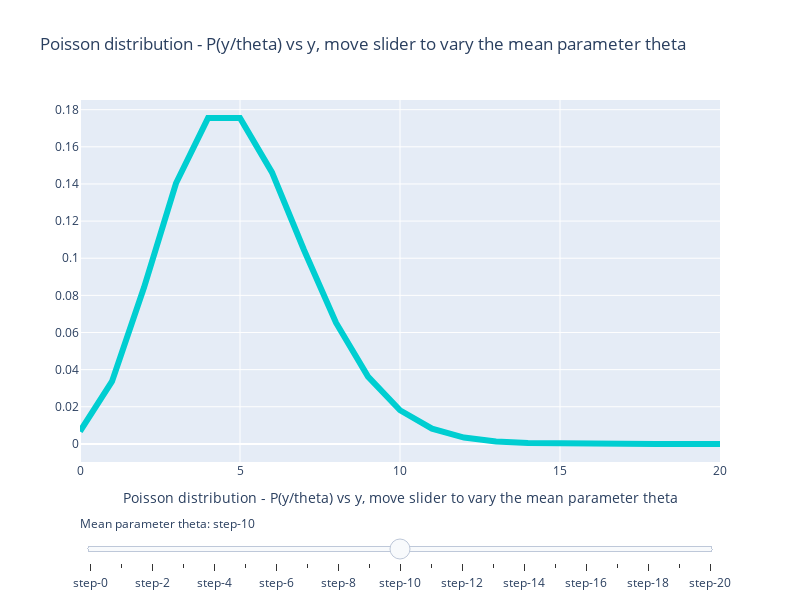

Notebook cell for this chart:
### Markdown cell above
## Poisson distributions are discrete distributions that indicate the probability of a number of events

## P(y|$\theta$) = $\theta^y \cdot e^{-\theta} / y! $

#### The mean and variance of a Poisson distribution are both given by $\theta$, resulting in the distribution growing wider as the mean moves away from zero.

#### If we notice 'n' observations that are drawn from a distribution with the underlying parameter $\theta$, the joint distribution for this can be written as

#### $P(Y_1 = y_1, Y_2 = y_2, ... Y_n = y_n) =  \theta^{\sum y_i} e^{-n \theta} / (y_1! ... y_n!)$

### Code cell
def poisson_vector(theta, args):
    y_range_steps = args['y_range_steps']
    y_end = args['y_end']
    y =  np.linspace(0,y_end,y_range_steps+1)
    
    p_theta = (theta**y * np.exp(-theta)) / factorial(y)
    return(p_theta)

# y_end is how far you want to compute y values
# theta_range_steps is the number of steps that define the increment of theta parameter on the slider
# y_range_steps should be y_end since discrete values are used for the binomial distribution
# In general y_end = y_range_steps
fig = plotter_over_y(theta_end = 20, theta_range_steps=20, y_end = 20, y_range_steps=20, function=poisson_vector, 
              function_args={'y_end': 20, 'y_range_steps': 20},
              plotting_args={'title': 'Poisson distribution - P(y/theta) vs y, move slider to vary the mean parameter theta'})
pio.show(fig)

### Figure 1 — Plotly figure (JSON) as saved in the notebook; plotly's stock layout.template omitted (floating-point values rounded to 4 significant figures)
{"data": [{"line": {"color": "#00CED1", "width": 6}, "name": "Binomial probability", "type": "scatter", "visible": false, "x": [0, 1, 2, 3, 4, 5, 6, 7, 8, 9, 10, 11, 12, 13, 14, 15, 16, 17, 18, 19, 20], "y": [1, 0, 0, 0, 0, 0, 0, 0, 0, 0, 0, 0, 0, 0, 0, 0, 0, 0, 0, 0, 0]}, {"line": {"color": "#00CED1", "width": 6}, "name": "Binomial probability", "type": "scatter", "visible": false, "x": [0, 1, 2, 3, 4, 5, 6, 7, 8, 9, 10, 11, 12, 13, 14, 15, 16, 17, 18, 19, 20], "y": [0.3679, 0.3679, 0.1839, 0.06131, 0.01533, 0.003066, 0.0005109, 7.299e-05, 9.124e-06, 1.014e-06, 1.014e-07, 9.216e-09, 7.68e-10, 5.908e-11, 4.22e-12, 2.813e-13, 1.758e-14, 1.034e-15, 5.746e-17, 3.024e-18, 1.512e-19]}, {"line": {"color": "#00CED1", "width": 6}, "name": "Binomial probability", "type": "scatter", "visible": false, "x": [0, 1, 2, 3, 4, 5, 6, 7, 8, 9, 10, 11, 12, 13, 14, 15, 16, 17, 18, 19, 20], "y": [0.1353, 0.2707, 0.2707, 0.1804, 0.09022, 0.03609, 0.01203, 0.003437, 0.0008593, 0.0001909, 3.819e-05, 6.944e-06, 1.157e-06, 1.78e-07, 2.543e-08, 3.391e-09, 4.239e-10, 4.987e-11, 5.541e-12, 5.833e-13, 5.833e-14]}, {"line": {"color": "#00CED1", "width": 6}, "name": "Binomial probability", "type": "scatter", "visible": false, "x": [0, 1, 2, 3, 4, 5, 6, 7, 8, 9, 10, 11, 12, 13, 14, 15, 16, 17, 18, 19, 20], "y": [0.04979, 0.1494, 0.224, 0.224, 0.168, 0.1008, 0.05041, 0.0216, 0.008102, 0.002701, 0.0008102, 0.000221, 5.524e-05, 1.275e-05, 2.732e-06, 5.463e-07, 1.024e-07, 1.808e-08, 3.013e-09, 4.757e-10, 7.135e-11]}, {"line": {"color": "#00CED1", "width": 6}, "name": "Binomial probability", "type": "scatter", "visible": false, "x": [0, 1, 2, 3, 4, 5, 6, 7, 8, 9, 10, 11, 12, 13, 14, 15, 16, 17, 18, 19, 20], "y": [0.01832, 0.07326, 0.1465, 0.1954, 0.1954, 0.1563, 0.1042, 0.05954, 0.02977, 0.01323, 0.005292, 0.001925, 0.0006415, 0.0001974, 5.64e-05, 1.504e-05, 3.76e-06, 8.847e-07, 1.966e-07, 4.139e-08, 8.277e-09]}, {"line": {"color": "#00CED1", "width": 6}, "name": "Binomial probability", "type": "scatter", "visible": true, "x": [0, 1, 2, 3, 4, 5, 6, 7, 8, 9, 10, 11, 12, 13, 14, 15, 16, 17, 18, 19, 20], "y": [0.006738, 0.03369, 0.08422, 0.1404, 0.1755, 0.1755, 0.1462, 0.1044, 0.06528, 0.03627, 0.01813, 0.008242, 0.003434, 0.001321, 0.0004717, 0.0001572, 4.914e-05, 1.445e-05, 4.015e-06, 1.056e-06, 2.641e-07]}, {"line": {"color": "#00CED1", "width": 6}, "name": "Binomial probability", "type": "scatter", "visible": false, "x": [0, 1, 2, 3, 4, 5, 6, 7, 8, 9, 10, 11, 12, 13, 14, 15, 16, 17, 18, 19, 20], "y": [0.002479, 0.01487, 0.04462, 0.08924, 0.1339, 0.1606, 0.1606, 0.1377, 0.1033, 0.06884, 0.0413, 0.02253, 0.01126, 0.005199, 0.002228, 0.0008913, 0.0003342, 0.000118, 3.932e-05, 1.242e-05, 3.725e-06]}, {"line": {"color": "#00CED1", "width": 6}, "name": "Binomial probability", "type": "scatter", "visible": false, "x": [0, 1, 2, 3, 4, 5, 6, 7, 8, 9, 10, 11, 12, 13, 14, 15, 16, 17, 18, 19, 20], "y": [0.0009119, 0.006383, 0.02234, 0.05213, 0.09123, 0.1277, 0.149, 0.149, 0.1304, 0.1014, 0.07098, 0.04517, 0.02635, 0.01419, 0.007094, 0.003311, 0.001448, 0.0005964, 0.0002319, 8.545e-05, 2.991e-05]}, {"line": {"color": "#00CED1", "width": 6}, "name": "Binomial probability", "type": "scatter", "visible": false, "x": [0, 1, 2, 3, 4, 5, 6, 7, 8, 9, 10, 11, 12, 13, 14, 15, 16, 17, 18, 19, 20], "y": [0.0003355, 0.002684, 0.01073, 0.02863, 0.05725, 0.0916, 0.1221, 0.1396, 0.1396, 0.1241, 0.09926, 0.07219, 0.04813, 0.02962, 0.01692, 0.009026, 0.004513, 0.002124, 0.0009439, 0.0003974, 0.000159]}, {"line": {"color": "#00CED1", "width": 6}, "name": "Binomial probability", "type": "scatter", "visible": false, "x": [0, 1, 2, 3, 4, 5, 6, 7, 8, 9, 10, 11, 12, 13, 14, 15, 16, 17, 18, 19, 20], "y": [0.0001234, 0.001111, 0.004998, 0.01499, 0.03374, 0.06073, 0.09109, 0.1171, 0.1318, 0.1318, 0.1186, 0.09702, 0.07277, 0.05038, 0.03238, 0.01943, 0.01093, 0.005786, 0.002893, 0.00137, 0.0006167]}, {"line": {"color": "#00CED1", "width": 6}, "name": "Binomial probability", "type": "scatter", "visible": false, "x": [0, 1, 2, 3, 4, 5, 6, 7, 8, 9, 10, 11, 12, 13, 14, 15, 16, 17, 18, 19, 20], "y": [4.54e-05, 0.000454, 0.00227, 0.007567, 0.01892, 0.03783, 0.06306, 0.09008, 0.1126, 0.1251, 0.1251, 0.1137, 0.09478, 0.07291, 0.05208, 0.03472, 0.0217, 0.01276, 0.007091, 0.003732, 0.001866]}, {"line": {"color": "#00CED1", "width": 6}, "name": "Binomial probability", "type": "scatter", "visible": false, "x": [0, 1, 2, 3, 4, 5, 6, 7, 8, 9, 10, 11, 12, 13, 14, 15, 16, 17, 18, 19, 20], "y": [1.67e-05, 0.0001837, 0.00101, 0.003705, 0.01019, 0.02242, 0.04109, 0.06458, 0.08879, 0.1085, 0.1194, 0.1194, 0.1094, 0.09259, 0.07275, 0.05335, 0.03668, 0.02373, 0.0145, 0.008397, 0.004618]}, {"line": {"color": "#00CED1", "width": 6}, "name": "Binomial probability", "type": "scatter", "visible": false, "x": [0, 1, 2, 3, 4, 5, 6, 7, 8, 9, 10, 11, 12, 13, 14, 15, 16, 17, 18, 19, 20], "y": [6.144e-06, 7.373e-05, 0.0004424, 0.00177, 0.005309, 0.01274, 0.02548, 0.04368, 0.06552, 0.08736, 0.1048, 0.1144, 0.1144, 0.1056, 0.09049, 0.07239, 0.05429, 0.03832, 0.02555, 0.01614, 0.009682]}, {"line": {"color": "#00CED1", "width": 6}, "name": "Binomial probability", "type": "scatter", "visible": false, "x": [0, 1, 2, 3, 4, 5, 6, 7, 8, 9, 10, 11, 12, 13, 14, 15, 16, 17, 18, 19, 20], "y": [2.26e-06, 2.938e-05, 0.000191, 0.0008277, 0.00269, 0.006994, 0.01515, 0.02814, 0.04573, 0.06605, 0.08587, 0.1015, 0.1099, 0.1099, 0.1021, 0.08848, 0.07189, 0.05497, 0.0397, 0.02716, 0.01766]}, {"line": {"color": "#00CED1", "width": 6}, "name": "Binomial probability", "type": "scatter", "visible": false, "x": [0, 1, 2, 3, 4, 5, 6, 7, 8, 9, 10, 11, 12, 13, 14, 15, 16, 17, 18, 19, 20], "y": [8.315e-07, 1.164e-05, 8.149e-05, 0.0003803, 0.001331, 0.003727, 0.008696, 0.01739, 0.03044, 0.04734, 0.06628, 0.08436, 0.09842, 0.106, 0.106, 0.09892, 0.08656, 0.07128, 0.05544, 0.04085, 0.0286]}, {"line": {"color": "#00CED1", "width": 6}, "name": "Binomial probability", "type": "scatter", "visible": false, "x": [0, 1, 2, 3, 4, 5, 6, 7, 8, 9, 10, 11, 12, 13, 14, 15, 16, 17, 18, 19, 20], "y": [3.059e-07, 4.589e-06, 3.441e-05, 0.0001721, 0.0006453, 0.001936, 0.004839, 0.01037, 0.01944, 0.03241, 0.04861, 0.06629, 0.08286, 0.09561, 0.1024, 0.1024, 0.09603, 0.08474, 0.07061, 0.05575, 0.04181]}, {"line": {"color": "#00CED1", "width": 6}, "name": "Binomial probability", "type": "scatter", "visible": false, "x": [0, 1, 2, 3, 4, 5, 6, 7, 8, 9, 10, 11, 12, 13, 14, 15, 16, 17, 18, 19, 20], "y": [1.125e-07, 1.801e-06, 1.44e-05, 7.682e-05, 0.0003073, 0.0009833, 0.002622, 0.005994, 0.01199, 0.02131, 0.0341, 0.0496, 0.06613, 0.08139, 0.09302, 0.09922, 0.09922, 0.09338, 0.08301, 0.0699, 0.05592]}, {"line": {"color": "#00CED1", "width": 6}, "name": "Binomial probability", "type": "scatter", "visible": false, "x": [0, 1, 2, 3, 4, 5, 6, 7, 8, 9, 10, 11, 12, 13, 14, 15, 16, 17, 18, 19, 20], "y": [4.14e-08, 7.038e-07, 5.982e-06, 3.39e-05, 0.0001441, 0.0004898, 0.001388, 0.003371, 0.007163, 0.01353, 0.023, 0.03554, 0.05036, 0.06585, 0.07996, 0.09062, 0.09628, 0.09628, 0.09094, 0.08136, 0.06916]}, {"line": {"color": "#00CED1", "width": 6}, "name": "Binomial probability", "type": "scatter", "visible": false, "x": [0, 1, 2, 3, 4, 5, 6, 7, 8, 9, 10, 11, 12, 13, 14, 15, 16, 17, 18, 19, 20], "y": [1.523e-08, 2.741e-07, 2.467e-06, 1.48e-05, 6.662e-05, 0.0002398, 0.0007195, 0.00185, 0.004163, 0.008325, 0.01499, 0.02452, 0.03678, 0.05093, 0.06548, 0.07858, 0.0884, 0.0936, 0.0936, 0.08867, 0.0798]}, {"line": {"color": "#00CED1", "width": 6}, "name": "Binomial probability", "type": "scatter", "visible": false, "x": [0, 1, 2, 3, 4, 5, 6, 7, 8, 9, 10, 11, 12, 13, 14, 15, 16, 17, 18, 19, 20], "y": [5.603e-09, 1.065e-07, 1.011e-06, 6.405e-06, 3.042e-05, 0.0001156, 0.0003661, 0.0009937, 0.00236, 0.004982, 0.009466, 0.01635, 0.02589, 0.03784, 0.05135, 0.06504, 0.07724, 0.08633, 0.09112, 0.09112, 0.08657]}, {"line": {"color": "#00CED1", "width": 6}, "name": "Binomial probability", "type": "scatter", "visible": false, "x": [0, 1, 2, 3, 4, 5, 6, 7, 8, 9, 10, 11, 12, 13, 14, 15, 16, 17, 18, 19, 20], "y": [2.061e-09, 4.122e-08, 4.122e-07, 2.748e-06, 1.374e-05, 5.496e-05, 0.0001832, 0.0005235, 0.001309, 0.002908, 0.005816, 0.01058, 0.01763, 0.02712, 0.03874, 0.05165, 0.06456, 0.07595, 0.08439, 0.08884, 0.08884]}], "layout": {"height": 600, "sliders": [{"active": 10, "currentvalue": {"prefix": "Mean parameter theta: "}, "pad": {"t": 50}, "steps": [{"args": [{"visible": [true, false, false, false, false, false, false, false, false, false, false, false, false, false, false, false, false, false, false, false, false]}, {"title.text": "Mean parameter theta 0"}], "method": "update"}, {"args": [{"visible": [false, true, false, false, false, false, false, false, false, false, false, false, false, false, false, false, false, false, false, false, false]}, {"title.text": "Mean parameter theta 1"}], "method": "update"}, {"args": [{"visible": [false, false, true, false, false, false, false, false, false, false, false, false, false, false, false, false, false, false, false, false, false]}, {"title.text": "Mean parameter theta 2"}], "method": "update"}, {"args": [{"visible": [false, false, false, true, false, false, false, false, false, false, false, false, false, false, false, false, false, false, false, false, false]}, {"title.text": "Mean parameter theta 3"}], "method": "update"}, {"args": [{"visible": [false, false, false, false, true, false, false, false, false, false, false, false, false, false, false, false, false, false, false, false, false]}, {"title.text": "Mean parameter theta 4"}], "method": "update"}, {"args": [{"visible": [false, false, false, false, false, true, false, false, false, false, false, false, false, false, false, false, false, false, false, false, false]}, {"title.text": "Mean parameter theta 5"}], "method": "update"}, {"args": [{"visible": [false, false, false, false, false, false, true, false, false, false, false, false, false, false, false, false, false, false, false, false, false]}, {"title.text": "Mean parameter theta 6"}], "method": "update"}, {"args": [{"visible": [false, false, false, false, false, false, false, true, false, false, false, false, false, false, false, false, false, false, false, false, false]}, {"title.text": "Mean parameter theta 7"}], "method": "update"}, {"args": [{"visible": [false, false, false, false, false, false, false, false, true, false, false, false, false, false, false, false, false, false, false, false, false]}, {"title.text": "Mean parameter theta 8"}], "method": "update"}, {"args": [{"visible": [false, false, false, false, false, false, false, false, false, true, false, false, false, false, false, false, false, false, false, false, false]}, {"title.text": "Mean parameter theta 9"}], "method": "update"}, {"args": [{"visible": [false, false, false, false, false, false, false, false, false, false, true, false, false, false, false, false, false, false, false, false, false]}, {"title.text": "Mean parameter theta 10"}], "method": "update"}, {"args": [{"visible": [false, false, false, false, false, false, false, false, false, false, false, true, false, false, false, false, false, false, false, false, false]}, {"title.text": "Mean parameter theta 11"}], "method": "update"}, {"args": [{"visible": [false, false, false, false, false, false, false, false, false, false, false, false, true, false, false, false, false, false, false, false, false]}, {"title.text": "Mean parameter theta 12"}], "method": "update"}, {"args": [{"visible": [false, false, false, false, false, false, false, false, false, false, false, false, false, true, false, false, false, false, false, false, false]}, {"title.text": "Mean parameter theta 13"}], "method": "update"}, {"args": [{"visible": [false, false, false, false, false, false, false, false, false, false, false, false, false, false, true, false, false, false, false, false, false]}, {"title.text": "Mean parameter theta 14"}], "method": "update"}, {"args": [{"visible": [false, false, false, false, false, false, false, false, false, false, false, false, false, false, false, true, false, false, false, false, false]}, {"title.text": "Mean parameter theta 15"}], "method": "update"}, {"args": [{"visible": [false, false, false, false, false, false, false, false, false, false, false, false, false, false, false, false, true, false, false, false, false]}, {"title.text": "Mean parameter theta 16"}], "method": "update"}, {"args": [{"visible": [false, false, false, false, false, false, false, false, false, false, false, false, false, false, false, false, false, true, false, false, false]}, {"title.text": "Mean parameter theta 17"}], "method": "update"}, {"args": [{"visible": [false, false, false, false, false, false, false, false, false, false, false, false, false, false, false, false, false, false, true, false, false]}, {"title.text": "Mean parameter theta 18"}], "method": "update"}, {"args": [{"visible": [false, false, false, false, false, false, false, false, false, false, false, false, false, false, false, false, false, false, false, true, false]}, {"title.text": "Mean parameter theta 19"}], "method": "update"}, {"args": [{"visible": [false, false, false, false, false, false, false, false, false, false, false, false, false, false, false, false, false, false, false, false, true]}, {"title.text": "Mean parameter theta 20"}], "method": "update"}]}], "title": {"text": "Poisson distribution - P(y/theta) vs y, move slider to vary the mean parameter theta"}, "width": 800, "xaxis": {"title": {"text": "Poisson distribution - P(y/theta) vs y, move slider to vary the mean parameter theta"}}}}
